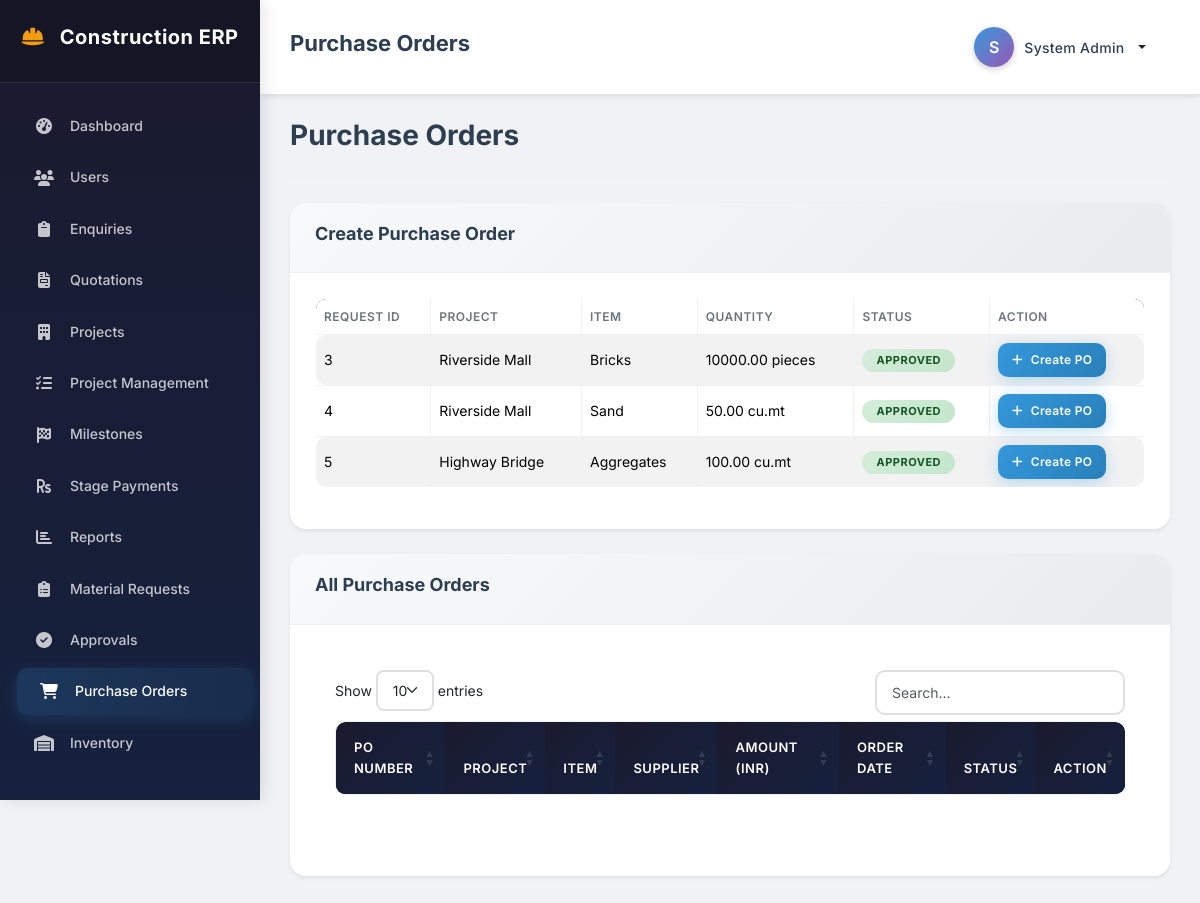
/purchase/list.php (signed in), run on the app's committed database.
### tables this page shows
CREATE TABLE material_requests (
    id INT AUTO_INCREMENT PRIMARY KEY,
    project_id INT NOT NULL,
    item_name VARCHAR(200) NOT NULL,
    quantity DECIMAL(10,2) NOT NULL,
    unit VARCHAR(20) NOT NULL,
    reason TEXT,
    status ENUM('pending', 'approved', 'rejected', 'ordered', 'received', 'issued') DEFAULT 'pending',
    requested_by INT,
    approved_by INT,
    approval_remarks TEXT,
    created_at TIMESTAMP DEFAULT CURRENT_TIMESTAMP,
    updated_at TIMESTAMP DEFAULT CURRENT_TIMESTAMP ON UPDATE CURRENT_TIMESTAMP,
    FOREIGN KEY (project_id) REFERENCES projects(id),
    FOREIGN KEY (requested_by) REFERENCES users(id),
    FOREIGN KEY (approved_by) REFERENCES users(id)
);

CREATE TABLE projects (
    id INT AUTO_INCREMENT PRIMARY KEY,
    project_name VARCHAR(200) NOT NULL,
    client_name VARCHAR(200) NOT NULL,
    project_value DECIMAL(15,2) NOT NULL,
    start_date DATE NOT NULL,
    description TEXT,
    status ENUM('active', 'completed', 'cancelled') DEFAULT 'active',
    enquiry_id INT,
    quotation_id INT,
    created_by INT,
    created_at TIMESTAMP DEFAULT CURRENT_TIMESTAMP,
    updated_at TIMESTAMP DEFAULT CURRENT_TIMESTAMP ON UPDATE CURRENT_TIMESTAMP,
    FOREIGN KEY (created_by) REFERENCES users(id)
);

### config/db.php (called while the page is built, shortened)
<?php
$conn = new mysqli(DB_HOST, DB_USER, DB_PASS);
$sql = "CREATE DATABASE IF NOT EXISTS " . DB_NAME;
if ($conn->query($sql) === TRUE) {
    $conn->select_db(DB_NAME);
} else {
    die("Error creating database: " . $conn->error);
}
$conn->set_charset("utf8mb4");
function getDB() {
    global $conn;
    return $conn;
}
function fetchAll($sql, $types = "", $params = []) {
    $conn = getDB();
    $stmt = $conn->prepare($sql);
    $stmt->execute();
    $result = $stmt->get_result();
    $rows = [];
    while ($row = $result->fetch_assoc()) {
        $rows[] = $row;
    }
    return $rows;
}

### purchase/list.php (the view, shortened to what this page needs)
<?php
require_once '../config/db.php';
require_once '../includes/header.php';
?>
<div class="content">
    <div class="page-header">
        <h2>Purchase Orders</h2>
    </div>
    <?php
    $approved_requests = fetchAll("
        SELECT mr.*, p.project_name
        FROM material_requests mr
        LEFT JOIN projects p ON mr.project_id = p.id
        WHERE mr.status = 'approved'
        ORDER BY mr.created_at ASC
    ");
    ?>
    <?php if (!empty($approved_requests)): ?>
    <div class="card">
        <div class="card-header">
            <h3>Create Purchase Order</h3>
        </div>
        <div class="card-body">
            <div class="table-container">
                <table class="table table-bordered table-striped">
                    <thead>
                        <tr>
                            <th>Request ID</th>
                            <th>Project</th>
                            <th>Item</th>
                            <th>Quantity</th>
                            <th>Status</th>
                            <th>Action</th>
                        </tr>
                    </thead>
                    <tbody>
                        <?php foreach ($approved_requests as $req): ?>
                        <tr>
                            <td><?php echo $req['id']; ?></td>
                            <td><?php echo htmlspecialchars($req['project_name'] ?? '-'); ?></td>
                            <td><?php echo htmlspecialchars($req['item_name']); ?></td>
                            <td><?php echo $req['quantity'] . ' ' . $req['unit']; ?></td>
                            <td><span class="badge badge-<?php echo $req['status']; ?>"><?php echo ucfirst($req['status']); ?></span></td>
                            <td>
                                <button class="btn btn-primary btn-sm" onclick="openCreatePO(<?php echo $req['id']; ?>, '<?php echo htmlspecialchars($req['item_name']); ?>', '<?php echo $req['quantity']; ?>', '<?php echo $req['unit']; ?>')">
                                    <i class="fas fa-plus"></i> Create PO
                                </button>
                            </td>
                        </tr>
                        <?php endforeach; ?>
                    </tbody>
                </table>
            </div>
        </div>
    </div>
    <?php endif; ?>
    <div class="card">
        <div class="card-header">
            <h3>All Purchase Orders</h3>
        </div>
        <div class="card-body">
            <div class="table-container">
                <table id="purchaseTable" class="table table-striped table-bordered" style="width:100%">
                    <thead>
                        <tr>
                            <th>PO Number</th>
                            <th>Project</th>
                            <th>Item</th>
                            <th>Supplier</th>
                            <th>Amount (INR)</th>
                            <th>Order Date</th>
                            <th>Status</th>
                            <th>Action</th>
                        </tr>
                    </thead>
                </table>
            </div>
        </div>
    </div>
</div>
<?php require_once '../includes/footer.php'; ?>

### css/style.css (style rules this page uses)
:root { --primary: #2c3e50; --secondary: #3498db; --success: #27ae60; --warning: #f39c12; --danger: #e74c3c; --purple: #9b59b6; --teal: #1abc9c; --dark: #1a1a2e; --light: #f8f9fa; --white: #ffffff; --sidebar-width: 260px; --shadow: 0 0.125rem 0.25rem rgba(0, 0, 0, 0.075); --shadow-lg: 0 0.5rem 1rem rgba(0, 0, 0, 0.15); }
* { margin: 0; padding: 0; box-sizing: border-box; }
body { font-family: 'Inter', 'Segoe UI', Tahoma, Geneva, Verdana, sans-serif; font-size: 14px; color: #333; background: #f0f2f5; line-height: 1.6; }
.content { padding: 25px 30px; flex: 1; }
.btn { display: inline-flex; align-items: center; justify-content: center; padding: 12px 24px; border: none; border-radius: 10px; font-size: 14px; font-weight: 600; cursor: pointer; text-decoration: none; transition: all 0.3s ease; letter-spacing: 0.3px; }
.btn i { margin-right: 8px; }
.btn-primary { background: linear-gradient(135deg, #3498db 0%, #2980b9 100%); color: var(--white); box-shadow: 0 4px 15px rgba(52, 152, 219, 0.3); }
.btn-sm { padding: 8px 14px; font-size: 12px; }
.card { background: var(--white); border-radius: 16px; box-shadow: var(--shadow); margin-bottom: 25px; border: none; overflow: hidden; }
.card-header { padding: 20px 25px; border-bottom: 1px solid #f0f0f0; display: flex; justify-content: space-between; align-items: center; background: linear-gradient(135deg, #f8f9fa 0%, #e9ecef 100%); }
.card-header h3 { font-size: 18px; font-weight: 700; color: var(--primary); }
.card-body { padding: 25px; }
.table-container { padding: 0; }
table.dataTable { width: 100% !important; border-collapse: separate !important; border-spacing: 0; }
table.dataTable thead th { background: linear-gradient(135deg, #1a1a2e 0%, #16213e 100%) !important; color: var(--white) !important; padding: 15px 18px !important; font-weight: 600 !important; font-size: 13px !important; text-transform: uppercase; letter-spacing: 0.5px; border: none !important; }
table.dataTable thead th:first-child { border-radius: 10px 0 0 0; }
table.dataTable thead th:last-child { border-radius: 0 10px 0 0; }
.badge { display: inline-block; padding: 6px 14px; border-radius: 20px; font-size: 11px; font-weight: 700; text-transform: uppercase; letter-spacing: 0.5px; }
.badge-approved { background: linear-gradient(135deg, #d4edda 0%, #c3e6cb 100%); color: #155724; }
.page-header { display: flex; justify-content: space-between; align-items: center; margin-bottom: 25px; padding-bottom: 15px; border-bottom: 2px solid #f0f0f0; }
.page-header h2 { font-size: 28px; font-weight: 700; color: var(--primary); }
table { width: 100%; border-collapse: collapse; }
table thead tr { background: linear-gradient(135deg, #1a1a2e 0%, #16213e 100%); color: var(--white); }
table thead th { padding: 14px 18px; font-weight: 600; font-size: 13px; text-transform: uppercase; letter-spacing: 0.5px; text-align: left; }
table thead th:first-child { border-radius: 10px 0 0 0; }
table thead th:last-child { border-radius: 0 10px 0 0; }
table tbody tr { background: var(--white); transition: all 0.2s ease; border-bottom: 1px solid #f0f0f0; }
table tbody td { padding: 14px 18px; font-size: 14px; vertical-align: middle; }
table tbody tr:last-child td { border-bottom: none; }
table tbody tr td:first-child { border-radius: 10px 0 0 10px; }
table tbody tr td:last-child { border-radius: 0 10px 10px 0; }
.card-body table { border: 1px solid #f0f0f0; border-radius: 10px; overflow: hidden; }
.table thead th { font-weight: 600; font-size: 12px; text-transform: uppercase; letter-spacing: 0.5px; color: #6c757d; }
.table tbody tr { transition: background 0.2s ease; }

### data on the page
material_requests: id "3", project.project_name "Riverside Mall", item_name "Bricks", quantity "10000.00", unit "pieces", status "APPROVED"
material_requests: id "4", project.project_name "Riverside Mall", item_name "Sand", quantity "50.00", unit "cu.mt", status "APPROVED"
material_requests: id "5", project.project_name "Highway Bridge", item_name "Aggregates", quantity "100.00", unit "cu.mt", status "APPROVED"

### other printed values
$page_title "Purchase Orders"
substr($_SESSION['full_name'] ?? 'U', 0, 1) "S"
$_SESSION['full_name'] "System Admin"
